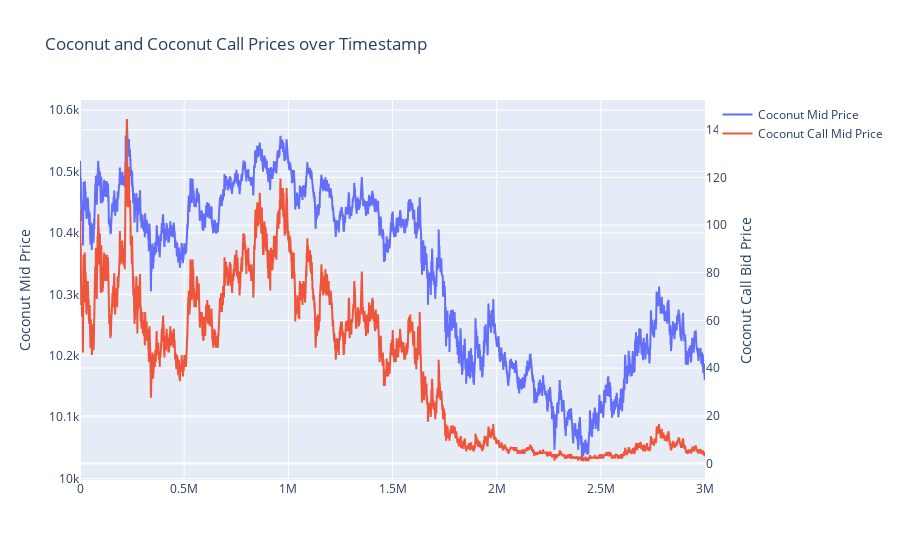

Notebook source saved alongside this figure:
### Code cell
fig = go.Figure()
fig.add_trace(go.Scatter(x=df_coconut['timestamp'], y=df_coconut['mid_price'], name='Coconut Mid Price'))
fig.add_trace(go.Scatter(x=df_coconut_call['timestamp'], y=df_coconut_call['mid_price'], name='Coconut Call Mid Price', yaxis='y2'))
fig.update_layout(title='Coconut and Coconut Call Prices over Timestamp', yaxis=dict(title='Coconut Mid Price'), yaxis2=dict(title='Coconut Call Bid Price', overlaying='y', side='right'))
fig.show()

### Figure 1 — Plotly figure (JSON) as saved in the notebook; plotly's stock layout.template omitted (floating-point values rounded to 4 significant figures; data arrays with more than 128 entries replaced by an {"elided": "..."} marker saying what was removed)
{"data": [{"name": "Coconut Mid Price", "type": "scatter", "x": {"elided": "30000 int values"}, "y": {"elided": "30000 float values"}}, {"name": "Coconut Call Mid Price", "type": "scatter", "x": {"elided": "30000 int values"}, "y": {"elided": "30000 float values"}, "yaxis": "y2"}], "layout": {"title": {"text": "Coconut and Coconut Call Prices over Timestamp"}, "yaxis": {"title": {"text": "Coconut Mid Price"}}, "yaxis2": {"overlaying": "y", "side": "right", "title": {"text": "Coconut Call Bid Price"}}}}
